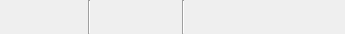
<?xml version="1.0" encoding="UTF-8"?>
<ui version="4.0">
 <class>FormattingToolbar</class>
 <widget class="QWidget" name="FormattingToolbar">
  <property name="geometry">
   <rect>
    <x>0</x>
    <y>0</y>
    <width>345</width>
    <height>34</height>
   </rect>
  </property>
  <property name="windowTitle">
   <string>Form</string>
  </property>
  <layout class="QHBoxLayout" name="horizontalLayout_2">
   <property name="spacing">
    <number>0</number>
   </property>
   <property name="leftMargin">
    <number>10</number>
   </property>
   <property name="topMargin">
    <number>0</number>
   </property>
   <property name="rightMargin">
    <number>10</number>
   </property>
   <property name="bottomMargin">
    <number>0</number>
   </property>
   <item>
    <layout class="QHBoxLayout" name="horizontalLayout">
     <property name="spacing">
      <number>0</number>
     </property>
     <item>
      <widget class="QPushButton" name="newDocumentButton">
       <property name="maximumSize">
        <size>
         <width>32</width>
         <height>32</height>
        </size>
       </property>
       <property name="toolTip">
        <string>New document</string>
       </property>
       <property name="text">
        <string/>
       </property>
       <property name="icon">
        <iconset resource="../resources.qrc">
         <normaloff>:/icons/newdocument.svg</normaloff>:/icons/newdocument.svg</iconset>
       </property>
       <property name="flat">
        <bool>true</bool>
       </property>
      </widget>
     </item>
     <item>
      <widget class="QPushButton" name="saveDocumentButton">
       <property name="maximumSize">
        <size>
         <width>32</width>
         <height>32</height>
        </size>
       </property>
       <property name="toolTip">
        <string>Save document</string>
       </property>
       <property name="text">
        <string/>
       </property>
       <property name="icon">
        <iconset resource="../resources.qrc">
         <normaloff>:/icons/savedocument.svg</normaloff>:/icons/savedocument.svg</iconset>
       </property>
       <property name="flat">
        <bool>true</bool>
       </property>
      </widget>
     </item>
     <item>
      <widget class="Line" name="line">
       <property name="minimumSize">
        <size>
         <width>30</width>
         <height>0</height>
        </size>
       </property>
       <property name="orientation">
        <enum>Qt::Vertical</enum>
       </property>
      </widget>
     </item>
     <item>
      <widget class="QPushButton" name="undoButton">
       <property name="maximumSize">
        <size>
         <width>32</width>
         <height>32</height>
        </size>
       </property>
       <property name="toolTip">
        <string>Undo changes</string>
       </property>
       <property name="text">
        <string/>
       </property>
       <property name="icon">
        <iconset resource="../resources.qrc">
         <normaloff>:/icons/undo.svg</normaloff>:/icons/undo.svg</iconset>
       </property>
       <property name="flat">
        <bool>true</bool>
       </property>
      </widget>
     </item>
     <item>
      <widget class="QPushButton" name="redoButton">
       <property name="maximumSize">
        <size>
         <width>32</width>
         <height>32</height>
        </size>
       </property>
       <property name="toolTip">
        <string>Redo changes</string>
       </property>
       <property name="text">
        <string/>
       </property>
       <property name="icon">
        <iconset resource="../resources.qrc">
         <normaloff>:/icons/redo.svg</normaloff>:/icons/redo.svg</iconset>
       </property>
       <property name="flat">
        <bool>true</bool>
       </property>
      </widget>
     </item>
     <item>
      <widget class="Line" name="line_2">
       <property name="minimumSize">
        <size>
         <width>30</width>
         <height>0</height>
        </size>
       </property>
       <property name="orientation">
        <enum>Qt::Vertical</enum>
       </property>
      </widget>
     </item>
     <item>
      <widget class="QPushButton" name="boldSelectionButton">
       <property name="sizePolicy">
        <sizepolicy hsizetype="Fixed" vsizetype="Fixed">
         <horstretch>0</horstretch>
         <verstretch>0</verstretch>
        </sizepolicy>
       </property>
       <property name="maximumSize">
        <size>
         <width>32</width>
         <height>32</height>
        </size>
       </property>
       <property name="toolTip">
        <string>Bold selection</string>
       </property>
       <property name="text">
        <string/>
       </property>
       <property name="icon">
        <iconset resource="../resources.qrc">
         <normaloff>:/icons/bold.svg</normaloff>:/icons/bold.svg</iconset>
       </property>
       <property name="iconSize">
        <size>
         <width>16</width>
         <height>16</height>
        </size>
       </property>
       <property name="shortcut">
        <string>Ctrl+B</string>
       </property>
       <property name="checkable">
        <bool>false</bool>
       </property>
       <property name="flat">
        <bool>true</bool>
       </property>
      </widget>
     </item>
     <item>
      <widget class="QPushButton" name="italicSelectionButton">
       <property name="sizePolicy">
        <sizepolicy hsizetype="Fixed" vsizetype="Fixed">
         <horstretch>0</horstretch>
         <verstretch>0</verstretch>
        </sizepolicy>
       </property>
       <property name="maximumSize">
        <size>
         <width>32</width>
         <height>32</height>
        </size>
       </property>
       <property name="toolTip">
        <string>Italicised selection</string>
       </property>
       <property name="text">
        <string/>
       </property>
       <property name="icon">
        <iconset resource="../resources.qrc">
         <normaloff>:/icons/italic.svg</normaloff>:/icons/italic.svg</iconset>
       </property>
       <property name="shortcut">
        <string>Ctrl+I</string>
       </property>
       <property name="flat">
        <bool>true</bool>
       </property>
      </widget>
     </item>
     <item>
      <widget class="QPushButton" name="strikeoutSelectionButton">
       <property name="sizePolicy">
        <sizepolicy hsizetype="Fixed" vsizetype="Fixed">
         <horstretch>0</horstretch>
         <verstretch>0</verstretch>
        </sizepolicy>
       </property>
       <property name="maximumSize">
        <size>
         <width>32</width>
         <height>32</height>
        </size>
       </property>
       <property name="toolTip">
        <string>Strikethrough selection</string>
       </property>
       <property name="text">
        <string/>
       </property>
       <property name="icon">
        <iconset resource="../resources.qrc">
         <normaloff>:/icons/strikethrough.svg</normaloff>:/icons/strikethrough.svg</iconset>
       </property>
       <property name="flat">
        <bool>true</bool>
       </property>
      </widget>
     </item>
     <item>
      <spacer name="horizontalSpacer">
       <property name="orientation">
        <enum>Qt::Horizontal</enum>
       </property>
       <property name="sizeHint" stdset="0">
        <size>
         <width>40</width>
         <height>20</height>
        </size>
       </property>
      </spacer>
     </item>
    </layout>
   </item>
  </layout>
 </widget>
 <resources>
  <include location="../resources.qrc"/>
 </resources>
 <connections/>
</ui>
